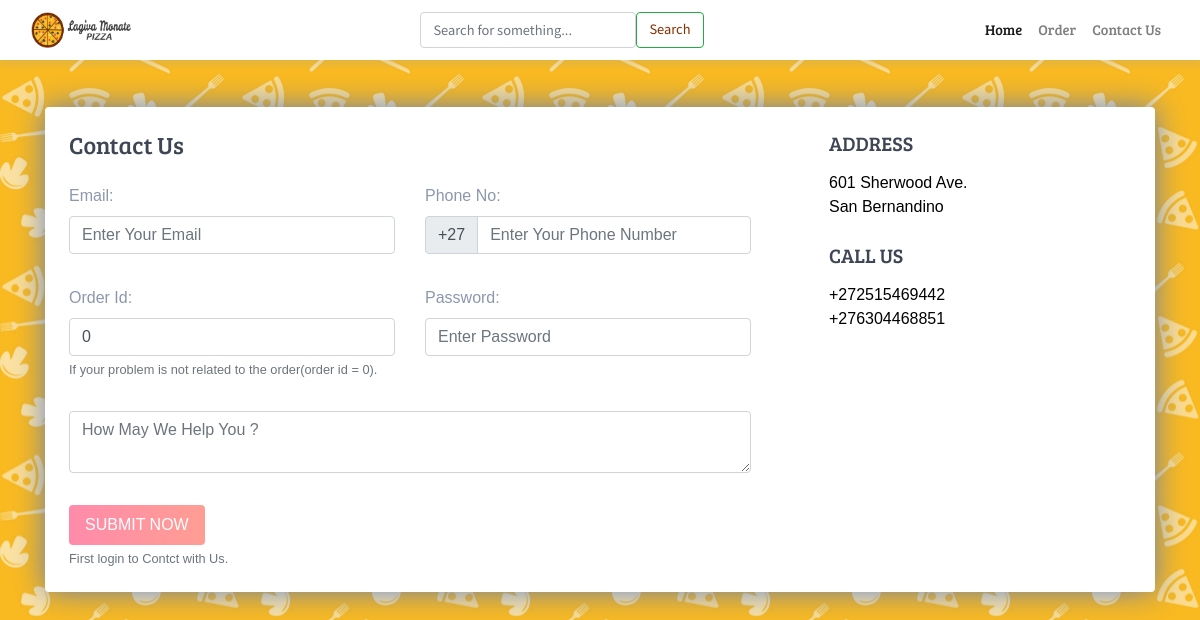
The page /contact.php on the database its author committed.
### tables this page shows
CREATE TABLE `sitedetail` (
  `tempId` int(11) NOT NULL,
  `systemName` varchar(21) NOT NULL,
  `email` varchar(35) NOT NULL,
  `contact1` bigint(21) NOT NULL,
  `contact2` bigint(21) DEFAULT NULL COMMENT 'Optional',
  `address` text NOT NULL,
  `dateTime` datetime NOT NULL DEFAULT current_timestamp()
);

### contact.php (the view, shortened to what this page needs)
<!doctype html>
<html lang="en">
  <head>
    <link rel="stylesheet" href="https://cdn.jsdelivr.net/npm/@fortawesome/fontawesome-free@5.15.4/css/fontawesome.min.css">
    <link rel="stylesheet" href="https://stackpath.bootstrapcdn.com/bootstrap/4.4.1/css/bootstrap.min.css">
    <link rel="stylesheet" type="text/css" href="./css/style.css">
  </head>
  <body>
  <?php include 'php/_dbconnect.php';?>
  <?php include 'php/navbar.php';?>
      <div class="contact2" id="contact">
        <div class="container">
          <div class="row contact-container">
            <div class="col-lg-12">
              <div class="card card-shadow border-0 mb-4">
                <div class="row">
                  <div class="col-lg-8">
                    <div class="contact-box p-4">
                      <div class="row">
                        <div class="col-lg-8">
                          <h4 class="title">Contact Us</h4>
                        </div>
                      </div>
                      <?php
                          $passSql = "SELECT * FROM users WHERE id='$userId'";
                          $passResult = mysqli_query($conn, $passSql);
                          $passRow=mysqli_fetch_assoc($passResult);
                          $email = $passRow['email'];
                          $phone = $passRow['phone'];
                      ?>
                      <form action="partials/_manageContactUs.php" method="POST">
                        <div class="row">
                          <div class="col-lg-6">
                            <div class="form-group mt-3">
                                <b><label for="email">Email:</label></b>
                                <input type="email" class="form-control" id="email" name="email" placeholder="Enter Your Email" required value="<?php echo $email ?>">
                            </div>
                          </div>
                          <div class="col-lg-6">
                            <div class="form-group mt-3">
                                <b><label for="phone">Phone No:</label></b>
                                <div class="input-group mb-3">
                                    <div class="input-group-prepend">
                                      <span class="input-group-text" id="basic-addon">+27</span>
                                    </div>
                                    <input type="tel" class="form-control" id="phone" name="phone" aria-describedby="basic-addon" placeholder="Enter Your Phone Number" required pattern="[0-9]{10}" value="<?php echo $phone ?>">
                                </div>
                            </div>
                          </div>
                          <div class="col-lg-6">
                            <div class="form-group mt-3">
                              <b><label for="orderId">Order Id:</label></b>
                              <input class="form-control" type="text" id="orderId" name="orderId" placeholder="Order Id" value="0">
                              <small id="orderIdHelp" class="form-text text-muted">If your problem is not related to the order(order id = 0).</small>
                            </div>
                          </div>
                          <div class="col-lg-6">
                            <div class="form-group mt-3">
                              <b><label for="password">Password:</label></b>
                              <input class="form-control" id="password" name="password" placeholder="Enter Password" type="password" placeholder="Enter Your Password" required data-toggle="password">
                            </div>
                          </div>
                          <div class="col-lg-12">
                            <div class="form-group  mt-3">
                                <textarea class="form-control" id="message" name="message" rows="2" required minlength="6" placeholder="How May We Help You ?"></textarea>
                            </div>
                          </div>
                          <?php if($loggedin){ ?>
                            <div class="col-lg-12">
                              <button type="submit" class="btn btn-danger-gradiant mt-3 mb-3 text-white border-0 py-2 px-3"><span> SUBMIT NOW <i class="ti-arrow-right"></i></span></button>
                              <button type="button" class="btn btn-danger-gradiant mt-3 mb-3 text-white border-0 py-2 px-3 mx-2" data-toggle="modal" data-target="#history"><span> HISTORY <i class="ti-arrow-right"></i></span></button>
                            </div>
                          <?php }else { ?>
                            <div class="col-lg-12">
                              <button type="submit" class="btn btn-danger-gradiant mt-3 text-white border-0 py-2 px-3" disabled><span> SUBMIT NOW <i class="ti-arrow-right"></i></span></button>
                              <small class="form-text text-muted">First login to Contct with Us.</small>
                            </div>
                          <?php } ?>
                        </div>
                      </form>
                    </div>
                  </div>
                  <?php
                    $sql = "SELECT * FROM `sitedetail`";
                    $result = mysqli_query($conn, $sql);
                    $row = mysqli_fetch_assoc($result);
                    $address = $row['address'];
                    $email = $row['email'];
                    $contact1 = $row['contact1'];
                    $contact2 = $row['contact2'];
                    echo '<div class="col-lg-4 bg-image">
                          <div class="detail-box p-4">
                            <h5 class="font-weight-light mb-3">ADDRESS</h5>
                            <p class="op-7">' .$address. '</p>
                            <h5 class=" font-weight-light mb-3 mt-4">CALL US</h5>
                            <p class="op-7">+27' .$contact1. '
                              <br> +27' .$contact2. '</p>
                            <div class="round-social light">
                              <a href="https://mail.google.com/mail/?view=cm&fs=1&tf=1&to=' .$email. '" class="ml-0 text-decoration-none text-white border border-white rounded-circle" target="_blank"><i class="far fa-envelope"></i></a>
                              <a href="https://github.com/darshankparmar" class="text-decoration-none text-white border border-white rounded-circle" target="_blank"><i class="fab fa-github"></i></i></a>
                              <a href="https://youtube.com/" class="text-decoration-none text-white border border-white rounded-circle" target="_blank"><i class="fab fa-youtube"></i></a>
                            </div>
                          </div>
                        </div>';
                  ?>
                </div>
              </div>
            </div>
          </div>
        </div>
      </div>
  </body>
</html>

### css/style.css (style rules this page uses)
* { text-align: none; }
body { background-image: url(../images/texture.jpg); background-size: 240px; }
h1, h2, h3, h4, h5, h6 { font-family: b-serif; }

### contact.php (style rules this page uses)
.contact2 { font-family: "Montserrat", sans-serif; color: #8d97ad; font-weight: 300; background-position: center top; }
.contact2 h1, .contact2 h2, .contact2 h3, .contact2 h4, .contact2 h5, .contact2 h6 { color: #3e4555; }
.contact2 .bg-image { background-size: cover; position: relative; display: -webkit-box; display: -webkit-flex; display: -ms-flexbox; display: flex; color: black; }
.contact2 .card.card-shadow { -webkit-box-shadow: 0px 0px 30px rgba(115, 128, 157, 0.1); box-shadow: 0px 0px 30px rgba(61, 109, 214, 0.774); }
.contact2 .detail-box .round-social { margin-top: 100px; }
.contact2 .round-social a { background: transparent; margin: 0 7px; padding: 11px 12px; }
.contact2 .contact-container { position: relative; top: 107px; }
.contact2 .btn-danger-gradiant { background: #ff4d7e; background: -webkit-linear-gradient(legacy-direction(to right), #ff4d7e 0%, #ff6a5b 100%); background: -webkit-gradient(linear, left top, right top, from(#ff4d7e), to(#ff6a5b)); background: -webkit-linear-gradient(left, #ff4d7e 0%, #ff6a5b 100%); background: -o-linear-gradient(left, #ff4d7e 0%, #ff6a5b 100%); background: linear-gradient(to right, #ff4d7e 0%, #ff6a5b 100%); }

### rows shown on the page
sitedetail: address "601 Sherwood Ave. San Bernandino", contact1 "2515469442", contact2 "6304468851"
